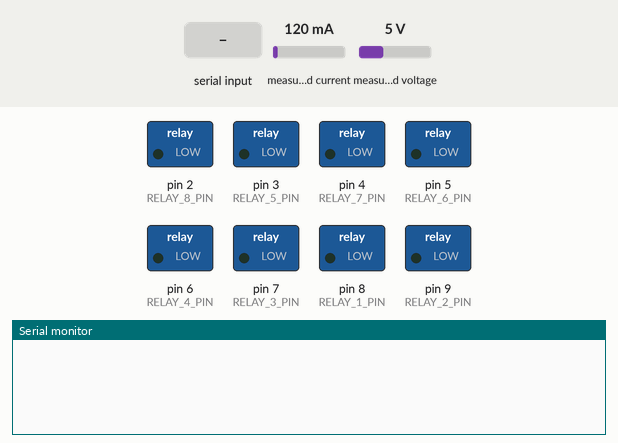
This sketch was run on a simulated Arduino Uno, built with avr-gcc and run on an emulated ATmega328P. Shown: switched loads named in the sketch (green lamp = pin HIGH), the last lines printed to the serial monitor. The test bench sets the inputs (shaded band); at power-on: measured current 120 mA, measured voltage 5 V.

Above: at 1.2 s.
1.3 s: "LBR\n" received over Serial
At 2.3 s:
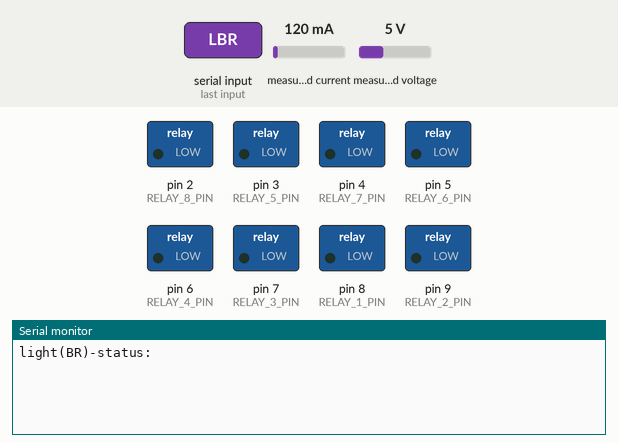
2.8 s: "LB\n" received over Serial
At 3.4 s:
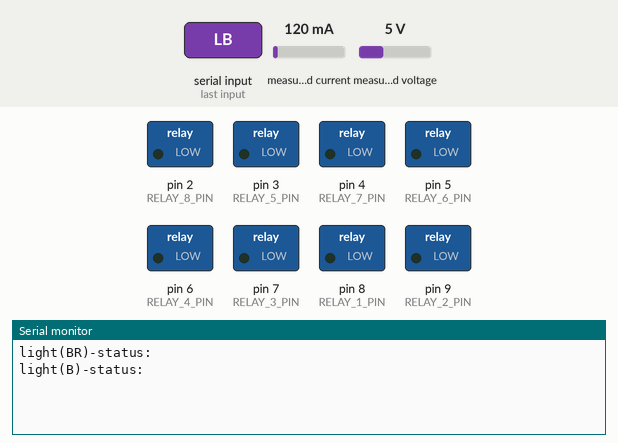
5.8 s: "LK\n" received over Serial
At 7.0 s:
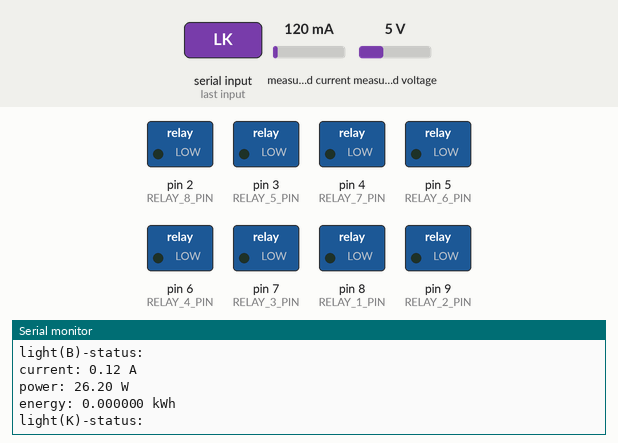

The sketch:

relays.ino
```cpp
#include <Arduino.h>
#include <Wire.h>
#include <PZEM004Tv30.h>

#define RELAY_1_PIN 8
#define RELAY_2_PIN 9
#define RELAY_3_PIN 7
#define RELAY_4_PIN 6

#define RELAY_5_PIN 3
#define RELAY_6_PIN 5
#define RELAY_7_PIN 4
#define RELAY_8_PIN 2

PZEM004Tv30 pzem(10, 11);
unsigned long previousMillis = 0;
const long interval = 5000;

void setup() {
  Serial.begin(115200);
  Serial.setTimeout(1);

  // Set the pin modes for the relay pins
  pinMode(RELAY_1_PIN, OUTPUT);
  pinMode(RELAY_2_PIN, OUTPUT);
  pinMode(RELAY_3_PIN, OUTPUT);
  pinMode(RELAY_4_PIN, OUTPUT);
  pinMode(RELAY_5_PIN, OUTPUT);
  pinMode(RELAY_6_PIN, OUTPUT);
  pinMode(RELAY_7_PIN, OUTPUT);
  pinMode(RELAY_8_PIN, OUTPUT);

  // Turn off all the relays
  digitalWrite(RELAY_1_PIN, LOW);
  digitalWrite(RELAY_2_PIN, LOW);
  digitalWrite(RELAY_3_PIN, LOW);
  digitalWrite(RELAY_4_PIN, LOW);
  digitalWrite(RELAY_5_PIN, LOW);
  digitalWrite(RELAY_6_PIN, LOW);
  digitalWrite(RELAY_7_PIN, LOW);
  digitalWrite(RELAY_8_PIN, LOW);
}

void loop() {

  unsigned long currentMillis = millis();
  float current = pzem.current();
  float power = pzem.power();
  float energy = pzem.energy();

  if (Serial.available()) {
    String incomingData = Serial.readStringUntil('\n');
    incomingData.trim();
    incomingData.toUpperCase();

    if (incomingData.startsWith("L")) {
      if (incomingData.startsWith("LBR")) {
        controlLight1(incomingData.substring(3));
      } else if (incomingData.startsWith("LB")) {
        controlLight2(incomingData.substring(2));
      } else if (incomingData.startsWith("LK")) {
        controlLight3(incomingData.substring(2));
      } else if (incomingData.startsWith("LL")) {
        controlLight4(incomingData.substring(2));
      }
    } else if (incomingData.startsWith("O")) {
      if (incomingData.startsWith("OBR")) {
        controlOutlet1(incomingData.substring(3));
      } else if (incomingData.startsWith("OB")) {
        controlOutlet2(incomingData.substring(2));
      } else if (incomingData.startsWith("OK")) {
        controlOutlet3(incomingData.substring(2));
      } else if (incomingData.startsWith("OL")) {
        controlOutlet4(incomingData.substring(2));
      }
    }
  }

  if (currentMillis - previousMillis >= interval) {
    previousMillis = currentMillis;

    if (current != NAN) {
      Serial.print("current: ");
      Serial.print(current);
      Serial.println(" A");
    } else {
      Serial.println("Error reading current");
    }


    if (current != NAN) {
      Serial.print("power: ");
      Serial.print(power);
      Serial.println(" W");
    } else {
      Serial.println("Error reading power");
    }

    if (current != NAN) {
      Serial.print("energy: ");
      Serial.print(energy, 6);
      Serial.println(" kWh");
    } else {
      Serial.println("Error reading energy");
    }
  }
}

void controlLight1(String light1Status) {
  Serial.println("light(BR)-status: " + light1Status);
  if (light1Status == "HIGH") {
    digitalWrite(RELAY_1_PIN, HIGH);
  }
  else if (light1Status == "LOW") {
    digitalWrite(RELAY_1_PIN, LOW);
  }
  Serial.flush();
}


void controlLight2(String light2Status) {
  Serial.println("light(B)-status: " + light2Status);
  if (light2Status == "HIGH") {
    digitalWrite(RELAY_2_PIN, HIGH);
  }
  else if (light2Status == "LOW") {
    digitalWrite(RELAY_2_PIN, LOW);
  }
  Serial.flush();
}

void controlLight3(String light3Status) {
  Serial.println("light(K)-status: " + light3Status);
  if (light3Status == "HIGH") {
    digitalWrite(RELAY_3_PIN, HIGH);
  }
  else if (light3Status == "LOW") {
    digitalWrite(RELAY_3_PIN, LOW);
  }
  Serial.flush();
}

void controlLight4(String light4Status) {
  Serial.println("light(L)-status: " + light4Status);
  if (light4Status == "HIGH") {
    digitalWrite(RELAY_4_PIN, HIGH);
  }
  else if (light4Status == "LOW") {
    digitalWrite(RELAY_4_PIN, LOW);
  }
  Serial.flush();
}

void controlOutlet1(String outlet2Status) {
  Serial.println("outlet(BR)-status: " + outlet2Status);
  if (outlet2Status == "HIGH") {
    digitalWrite(RELAY_5_PIN, HIGH);
  }
  else if (outlet2Status == "LOW") {
    digitalWrite(RELAY_5_PIN, LOW);
  }
  Serial.flush();
}

void controlOutlet2(String outlet1Status) {
  Serial.println("outlet(B)-status: " + outlet1Status);
  if (outlet1Status == "HIGH") {
    digitalWrite(RELAY_6_PIN, HIGH);
  }
  else if (outlet1Status == "LOW") {
    digitalWrite(RELAY_6_PIN, LOW);
  }
  Serial.flush();
}

void controlOutlet3(String outlet3Status) {
  Serial.println("outlet(K)-status: " + outlet3Status);
  if (outlet3Status == "HIGH") {
    digitalWrite(RELAY_7_PIN, HIGH);
  }
  else if (outlet3Status == "LOW") {
    digitalWrite(RELAY_7_PIN, LOW);
  }
  Serial.flush();
}

void controlOutlet4(String outlet4Status) {
  Serial.println("outlet(L)-status: " + outlet4Status);
  if (outlet4Status == "HIGH") {
    digitalWrite(RELAY_8_PIN, HIGH);
  }
  else if (outlet4Status == "LOW") {
    digitalWrite(RELAY_8_PIN, LOW);
  }
  Serial.flush();
}
```

Measured:
- after the input at 1.3 s, the serial monitor: prints a new line at once (image 1)
- after the input at 2.8 s, the serial monitor: prints a new line at once (image 2)
- after the input at 5.8 s, the serial monitor: prints a new line at once (image 3)
